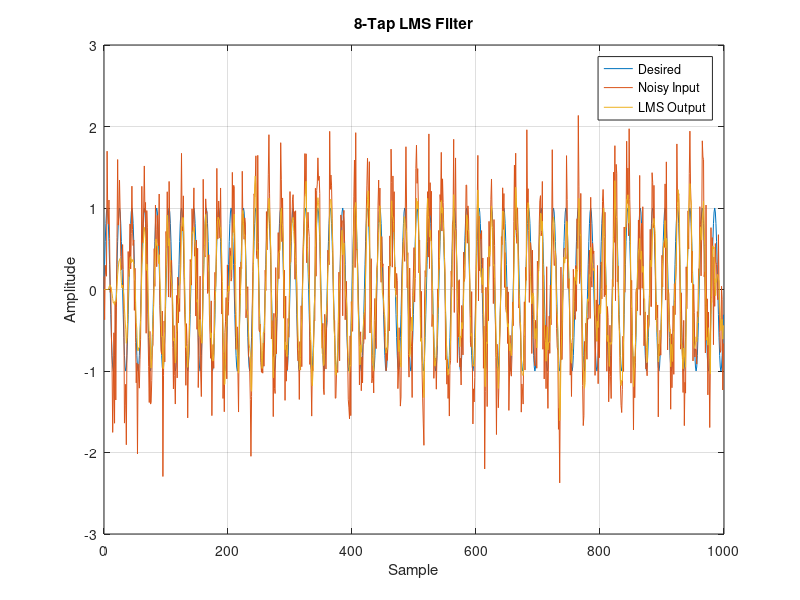
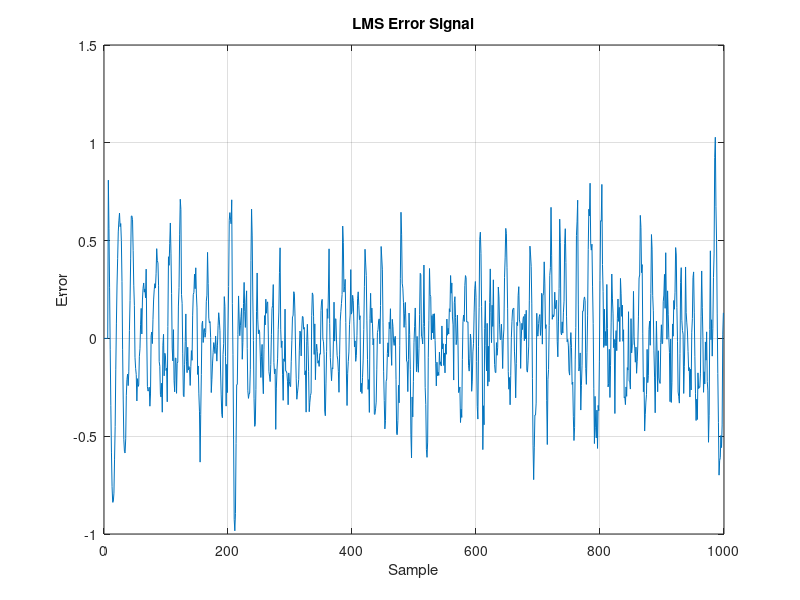
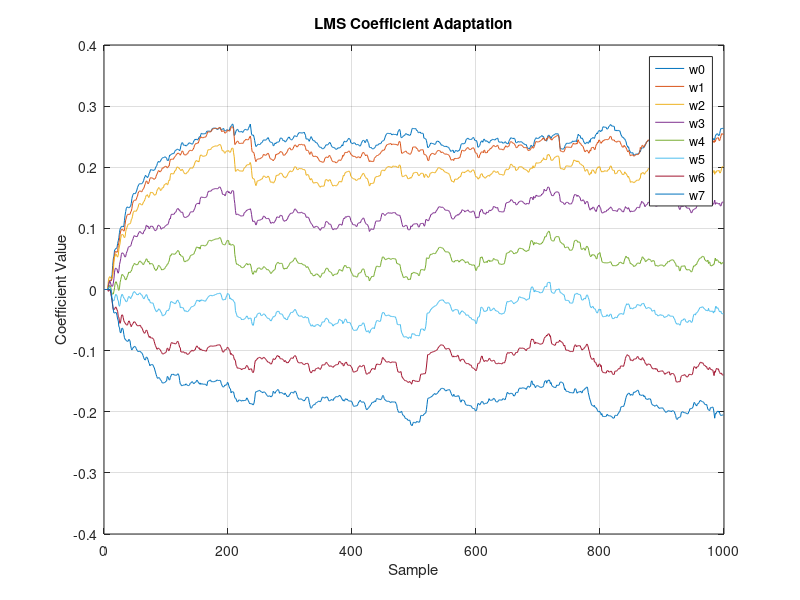
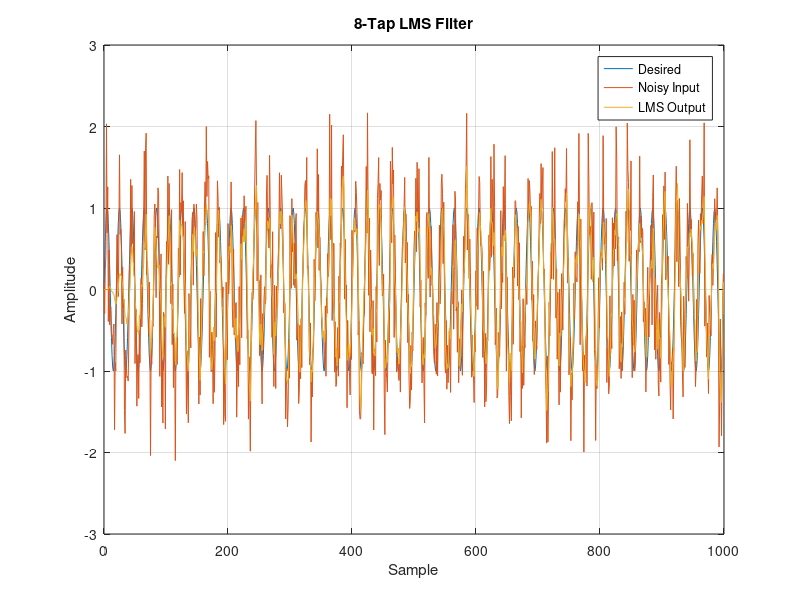

Write the MATLAB code that produced these figures, in order.
clc;
clear;
close all;

% ------------------------------------------------
% LMS PARAMETERS
% ------------------------------------------------

N = 1000;       % Number of samples
M = 8;          % Number of LMS taps
mu = 0.01;      % Step size

n = 0:N-1;      % Sample index

% ------------------------------------------------
% GENERATE DESIRED SIGNAL
% ------------------------------------------------

f = 0.05;

d = sin(2*pi*f*n);

% ------------------------------------------------
% GENERATE NOISE
% ------------------------------------------------

noise = 0.5 * randn(1,N);

% Noisy input
x = d + noise;

% ------------------------------------------------
% INITIALIZE LMS
% ------------------------------------------------

w = zeros(M,1);

y = zeros(1,N);
e = zeros(1,N);

% Store coefficient history
W = zeros(M,N);

% ------------------------------------------------
% LMS ALGORITHM
% ------------------------------------------------

for k = M:N

    % Current sample + previous 7 samples
    x_vec = x(k:-1:k-M+1).';

    % Filter output
    y(k) = w' * x_vec;

    % Error
    e(k) = d(k) - y(k);

    % LMS coefficient update
    w = w + mu * e(k) * x_vec;

    % Store coefficients
    W(:,k) = w;

end

% ------------------------------------------------
% PLOT 1: DESIRED, NOISY INPUT AND LMS OUTPUT
% ------------------------------------------------

figure;

plot(n,d);
hold on;
plot(n,x);
plot(n,y);

legend('Desired','Noisy Input','LMS Output');

xlabel('Sample');
ylabel('Amplitude');

title('8-Tap LMS Filter');

grid on;

% ------------------------------------------------
% PLOT 2: ERROR
% ------------------------------------------------

figure;

plot(n,e);

xlabel('Sample');
ylabel('Error');

title('LMS Error Signal');

grid on;

% ------------------------------------------------
% PLOT 3: COEFFICIENT CONVERGENCE
% ------------------------------------------------

figure;

plot(n,W.');

xlabel('Sample');
ylabel('Coefficient Value');

title('LMS Coefficient Adaptation');

legend('w0','w1','w2','w3','w4','w5','w6','w7');

grid on;clc;
clear;
close all;

% ------------------------------------------------
% LMS PARAMETERS
% ------------------------------------------------

N = 1000;       % Number of samples
M = 8;          % Number of LMS taps
mu = 0.01;      % Step size

n = 0:N-1;      % Sample index

% ------------------------------------------------
% GENERATE DESIRED SIGNAL
% ------------------------------------------------

f = 0.05;

d = sin(2*pi*f*n);

% ------------------------------------------------
% GENERATE NOISE
% ------------------------------------------------

noise = 0.5 * randn(1,N);

% Noisy input
x = d + noise;

% ------------------------------------------------
% INITIALIZE LMS
% ------------------------------------------------

w = zeros(M,1);

y = zeros(1,N);
e = zeros(1,N);

% Store coefficient history
W = zeros(M,N);

% ------------------------------------------------
% LMS ALGORITHM
% ------------------------------------------------

for k = M:N

    % Current sample + previous 7 samples
    x_vec = x(k:-1:k-M+1).';

    % Filter output
    y(k) = w' * x_vec;

    % Error
    e(k) = d(k) - y(k);

    % LMS coefficient update
    w = w + mu * e(k) * x_vec;

    % Store coefficients
    W(:,k) = w;

end

% ------------------------------------------------
% PLOT 1: DESIRED, NOISY INPUT AND LMS OUTPUT
% ------------------------------------------------

figure;

plot(n,d);
hold on;
plot(n,x);
plot(n,y);

legend('Desired','Noisy Input','LMS Output');

xlabel('Sample');
ylabel('Amplitude');

title('8-Tap LMS Filter');

grid on;

% ------------------------------------------------
% PLOT 2: ERROR
% ------------------------------------------------

figure;

plot(n,e);

xlabel('Sample');
ylabel('Error');

title('LMS Error Signal');

grid on;

% ------------------------------------------------
% PLOT 3: COEFFICIENT CONVERGENCE
% ------------------------------------------------

figure;

plot(n,W.');

xlabel('Sample');
ylabel('Coefficient Value');

title('LMS Coefficient Adaptation');

legend('w0','w1','w2','w3','w4','w5','w6','w7');

grid on;

% ------------------------------------------------
% PERFORMANCE ANALYSIS
% ------------------------------------------------

% Ignore initial adaptation period
start_idx = 300;

% Input error relative to desired signal
input_error = x(start_idx:end) - d(start_idx:end);

% LMS output error relative to desired signal
output_error = y(start_idx:end) - d(start_idx:end);

% Mean square error
MSE_input = mean(input_error.^2);
MSE_output = mean(output_error.^2);

% SNR before filtering
SNR_input = 10*log10(mean(d(start_idx:end).^2) / MSE_input);

% SNR after filtering
SNR_output = 10*log10(mean(d(start_idx:end).^2) / MSE_output);

% Improvement
SNR_improvement = SNR_output - SNR_input;

fprintf('\n----- LMS PERFORMANCE -----\n');
fprintf('Input MSE  = %.6f\n', MSE_input);
fprintf('Output MSE = %.6f\n', MSE_output);
fprintf('Input SNR  = %.3f dB\n', SNR_input);
fprintf('Output SNR = %.3f dB\n', SNR_output);
fprintf('SNR Improvement = %.3f dB\n', SNR_improvement);
